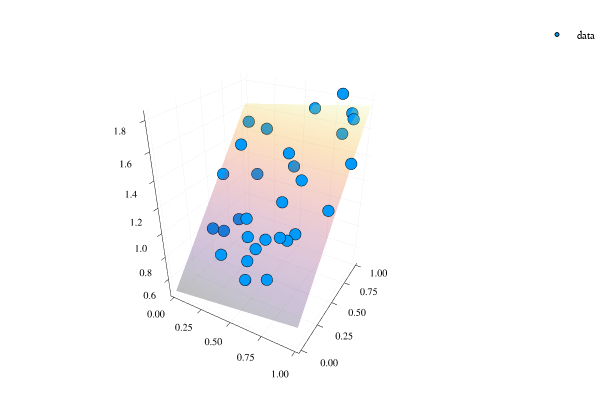

Notebook cell for this chart:
### Code cell
# train
for i=1:steps
  Flux.train!((x,y) -> MSE(flux_model(x), y), ps, [(x,y)], ADAM(0.02))
  printloss(flux_model, i)
end

# plot
plotting(flux_model)

### Figure 1 — Plotly figure (JSON) as saved in the notebook; plotly's stock layout.template omitted (floating-point values rounded to 4 significant figures; data arrays with more than 128 entries replaced by an {"elided": "..."} marker saying what was removed)
{"data": [{"colorbar": {"title": ""}, "legendgroup": "data", "marker": {"color": "rgba(0, 154, 250, 1.000)", "line": {"color": "rgba(0, 0, 0, 1.000)", "width": 1}, "size": 4, "symbol": "circle"}, "mode": "markers", "name": "data", "showlegend": true, "type": "scatter3d", "x": [0.5552, 0.239, 0.9986, 0.5321, 0.953, 0.6309, 0.7381, 0.7121, 0.906, 0.7526, 0.05186, 0.09495, 0.7958, 0.2005, 0.6196, 0.8544, 0.2879, 0.5947, 0.3981, 0.0379, 0.1212, 0.5399, 0.8819, 0.2872, 0.7805, 0.5436, 0.6951, 0.4496, 0.5861, 0.2894], "xaxis": "x1", "y": [0.1221, 0.9237, 0.7082, 0.1245, 0.4856, 0.2307, 0.06449, 0.2789, 0.9435, 0.3048, 0.9638, 0.3646, 0.996, 0.3587, 0.4761, 0.888, 0.4325, 0.9974, 0.3669, 0.6088, 0.742, 0.2522, 0.9748, 0.6985, 0.3651, 0.707, 0.6107, 0.2974, 0.7079, 0.1912], "yaxis": "y1", "z": [0.8909, 1.489, 1.462, 0.7192, 1.208, 1.024, 0.8527, 1.038, 1.676, 1.013, 1.499, 0.8554, 1.821, 0.873, 1.18, 1.58, 0.962, 1.686, 1.038, 1.191, 1.401, 0.9005, 1.704, 1.215, 1.038, 1.437, 1.306, 0.9411, 1.345, 0.7975], "zmax": null, "zmin": null}, {"colorbar": {"title": ""}, "colorscale": [[0, "rgba(0, 0, 4, 0.500)"], [0.03448, "rgba(4, 3, 20, 0.500)"], [0.06897, "rgba(13, 8, 41, 0.500)"], [0.1034, "rgba(24, 12, 60, 0.500)"], [0.1379, "rgba(38, 12, 81, 0.500)"], [0.1724, "rgba(54, 9, 97, 0.500)"], [0.2069, "rgba(69, 10, 105, 0.500)"], [0.2414, "rgba(84, 15, 109, 0.500)"], [0.2759, "rgba(97, 19, 110, 0.500)"], [0.3103, "rgba(111, 25, 110, 0.500)"], [0.3448, "rgba(125, 30, 109, 0.500)"], [0.3793, "rgba(140, 35, 105, 0.500)"], [0.4138, "rgba(154, 40, 101, 0.500)"], [0.4483, "rgba(166, 45, 96, 0.500)"], [0.4828, "rgba(180, 51, 89, 0.500)"], [0.5172, "rgba(193, 58, 80, 0.500)"], [0.5517, "rgba(206, 67, 71, 0.500)"], [0.5862, "rgba(216, 76, 62, 0.500)"], [0.6207, "rgba(226, 87, 52, 0.500)"], [0.6552, "rgba(235, 100, 41, 0.500)"], [0.6897, "rgba(241, 115, 29, 0.500)"], [0.7241, "rgba(247, 130, 18, 0.500)"], [0.7586, "rgba(250, 144, 8, 0.500)"], [0.7931, "rgba(252, 161, 8, 0.500)"], [0.8276, "rgba(252, 178, 22, 0.500)"], [0.8621, "rgba(250, 196, 42, 0.500)"], [0.8966, "rgba(246, 213, 67, 0.500)"], [0.931, "rgba(243, 229, 93, 0.500)"], [0.9655, "rgba(242, 244, 130, 0.500)"], [1, "rgba(252, 255, 164, 0.500)"]], "hoverinfo": "none", "name": "y2", "opacity": 0.5, "showlegend": false, "showscale": false, "type": "surface", "x": [0, 0.0101, 0.0202, 0.0303, 0.0404, 0.05051, 0.06061, 0.07071, 0.08081, 0.09091, 0.101, 0.1111, 0.1212, 0.1313, 0.1414, 0.1515, 0.1616, 0.1717, 0.1818, 0.1919, 0.202, 0.2121, 0.2222, 0.2323, 0.2424, 0.2525, 0.2626, 0.2727, 0.2828, 0.2929, 0.303, 0.3131, 0.3232, 0.3333, 0.3434, 0.3535, 0.3636, 0.3737, 0.3838, 0.3939, 0.404, 0.4141, 0.4242, 0.4343, 0.4444, 0.4545, 0.4646, 0.4747, 0.4848, 0.4949, 0.5051, 0.5152, 0.5253, 0.5354, 0.5455, 0.5556, 0.5657, 0.5758, 0.5859, 0.596, 0.6061, 0.6162, 0.6263, 0.6364, 0.6465, 0.6566, 0.6667, 0.6768, 0.6869, 0.697, 0.7071, 0.7172, 0.7273, 0.7374, 0.7475, 0.7576, 0.7677, 0.7778, 0.7879, 0.798, 0.8081, 0.8182, 0.8283, 0.8384, 0.8485, 0.8586, 0.8687, 0.8788, 0.8889, 0.899, 0.9091, 0.9192, 0.9293, 0.9394, 0.9495, 0.9596, 0.9697, 0.9798, 0.9899, 1], "xaxis": "x1", "y": [0, 0.0101, 0.0202, 0.0303, 0.0404, 0.05051, 0.06061, 0.07071, 0.08081, 0.09091, 0.101, 0.1111, 0.1212, 0.1313, 0.1414, 0.1515, 0.1616, 0.1717, 0.1818, 0.1919, 0.202, 0.2121, 0.2222, 0.2323, 0.2424, 0.2525, 0.2626, 0.2727, 0.2828, 0.2929, 0.303, 0.3131, 0.3232, 0.3333, 0.3434, 0.3535, 0.3636, 0.3737, 0.3838, 0.3939, 0.404, 0.4141, 0.4242, 0.4343, 0.4444, 0.4545, 0.4646, 0.4747, 0.4848, 0.4949, 0.5051, 0.5152, 0.5253, 0.5354, 0.5455, 0.5556, 0.5657, 0.5758, 0.5859, 0.596, 0.6061, 0.6162, 0.6263, 0.6364, 0.6465, 0.6566, 0.6667, 0.6768, 0.6869, 0.697, 0.7071, 0.7172, 0.7273, 0.7374, 0.7475, 0.7576, 0.7677, 0.7778, 0.7879, 0.798, 0.8081, 0.8182, 0.8283, 0.8384, 0.8485, 0.8586, 0.8687, 0.8788, 0.8889, 0.899, 0.9091, 0.9192, 0.9293, 0.9394, 0.9495, 0.9596, 0.9697, 0.9798, 0.9899, 1], "yaxis": "y1", "z": {"elided": "100x100 float values"}, "zmax": 1.769, "zmin": 0.48}], "layout": {"annotations": [], "height": 400, "legend": {"bgcolor": "rgba(255, 255, 255, 1.000)", "bordercolor": "rgba(0, 0, 0, 1.000)", "font": {"color": "rgba(0, 0, 0, 1.000)", "family": "sans-serif", "size": 11}, "tracegroupgap": 0, "x": 1, "y": 1}, "margin": {"b": 20, "l": 0, "r": 0, "t": 20}, "paper_bgcolor": "rgba(255, 255, 255, 1.000)", "plot_bgcolor": "rgba(255, 255, 255, 1.000)", "scene": {"camera": {"eye": {"x": 1.126, "y": -1.95, "z": 1.3}}, "xaxis": {"anchor": "y1", "domain": [0.06582, 0.9934], "gridcolor": "rgba(0, 0, 0, 0.100)", "gridwidth": 0.5, "linecolor": "rgba(0, 0, 0, 1.000)", "mirror": false, "range": [-0.03, 1.03], "showgrid": true, "showline": true, "showticklabels": true, "tickangle": 0, "tickcolor": "rgb(0, 0, 0)", "tickfont": {"color": "rgba(0, 0, 0, 1.000)", "family": "sans-serif", "size": 11}, "tickmode": "array", "ticks": "inside", "ticktext": ["0.00", "0.25", "0.50", "0.75", "1.00"], "tickvals": [0, 0.25, 0.5, 0.75, 1], "title": "", "titlefont": {"color": "rgba(0, 0, 0, 1.000)", "family": "sans-serif", "size": 15}, "type": "-", "visible": true, "zeroline": false, "zerolinecolor": "rgba(0, 0, 0, 1.000)"}, "yaxis": {"anchor": "x1", "domain": [0.03762, 0.9902], "gridcolor": "rgba(0, 0, 0, 0.100)", "gridwidth": 0.5, "linecolor": "rgba(0, 0, 0, 1.000)", "mirror": false, "range": [-0.03, 1.03], "showgrid": true, "showline": true, "showticklabels": true, "tickangle": 0, "tickcolor": "rgb(0, 0, 0)", "tickfont": {"color": "rgba(0, 0, 0, 1.000)", "family": "sans-serif", "size": 11}, "tickmode": "array", "ticks": "inside", "ticktext": ["0.00", "0.25", "0.50", "0.75", "1.00"], "tickvals": [0, 0.25, 0.5, 0.75, 1], "title": "", "titlefont": {"color": "rgba(0, 0, 0, 1.000)", "family": "sans-serif", "size": 15}, "type": "-", "visible": true, "zeroline": false, "zerolinecolor": "rgba(0, 0, 0, 1.000)"}, "zaxis": {"gridcolor": "rgba(0, 0, 0, 0.100)", "gridwidth": 0.5, "linecolor": "rgba(0, 0, 0, 1.000)", "mirror": false, "range": [0.4398, 1.861], "showgrid": true, "showline": true, "showticklabels": true, "tickangle": 0, "tickcolor": "rgb(0, 0, 0)", "tickfont": {"color": "rgba(0, 0, 0, 1.000)", "family": "sans-serif", "size": 11}, "tickmode": "array", "ticks": "inside", "ticktext": ["0.6", "0.8", "1.0", "1.2", "1.4", "1.6", "1.8"], "tickvals": [0.6, 0.8, 1, 1.2, 1.4, 1.6, 1.8], "title": "", "titlefont": {"color": "rgba(0, 0, 0, 1.000)", "family": "sans-serif", "size": 15}, "type": "-", "visible": true, "zeroline": false, "zerolinecolor": "rgba(0, 0, 0, 1.000)"}}, "showlegend": true, "width": 600}}
